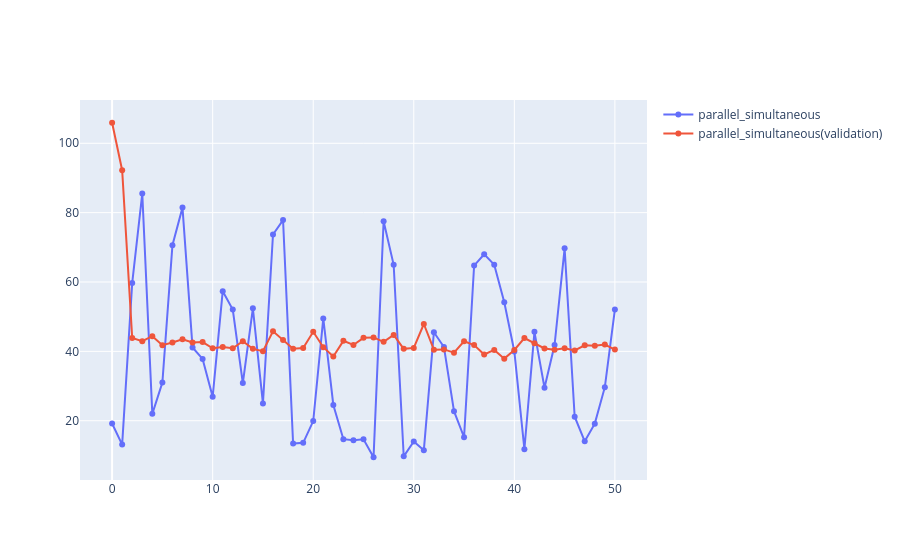

Notebook cell for this chart:
### Code cell
plot_training_best_fitness(fitness_df["parallel_simultaneous"], validation_fitness=True, axes_label="parallel_simultaneous")
